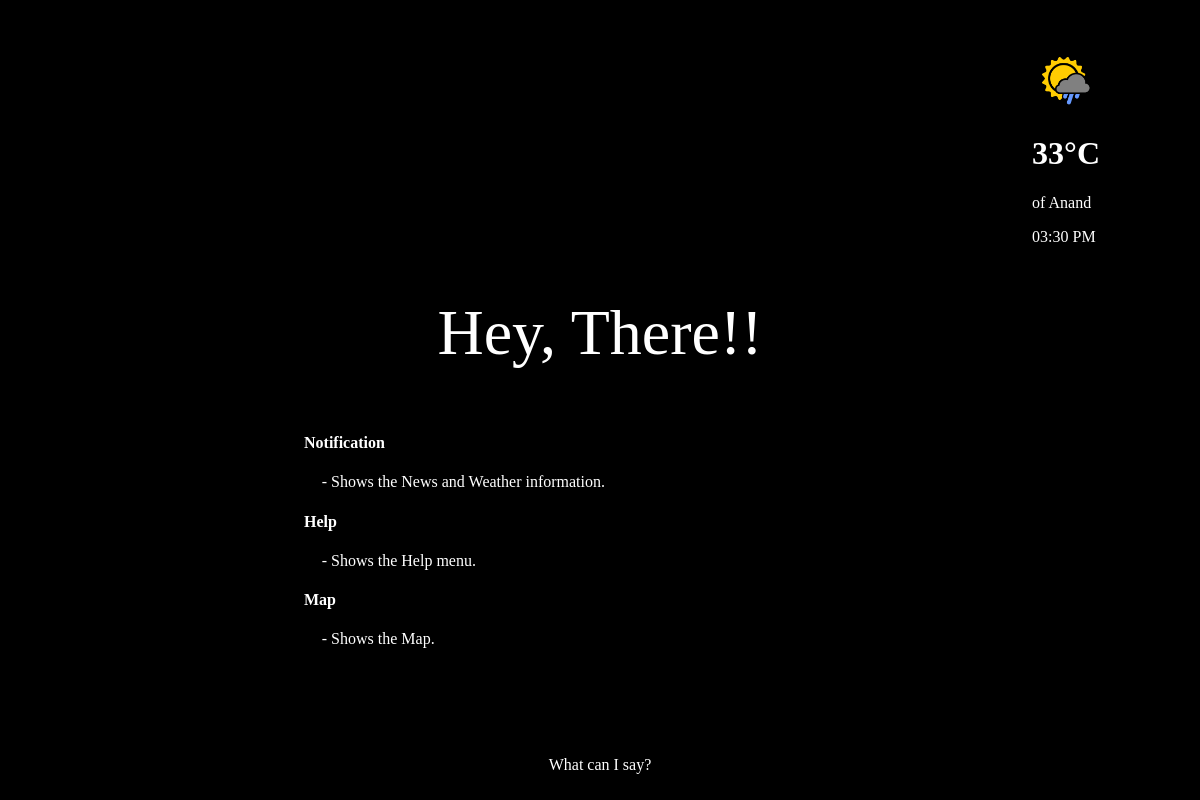
The app's page /help/, older data.
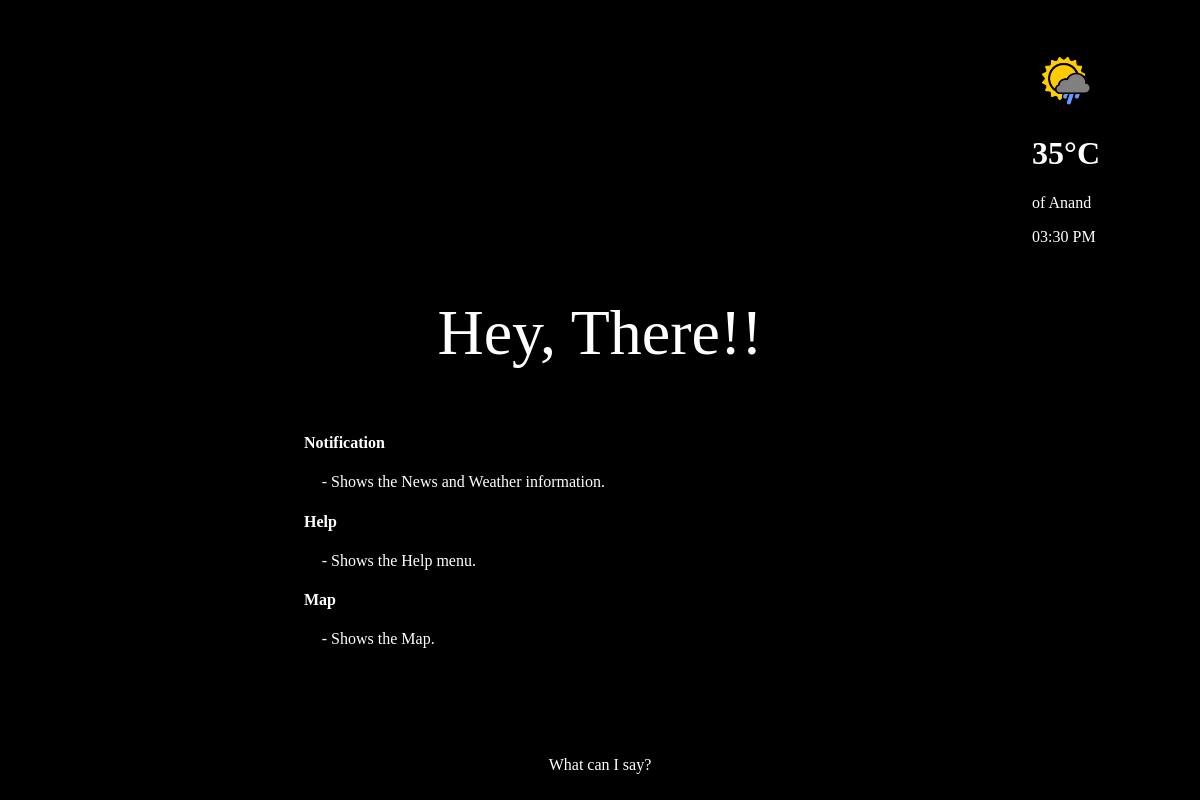
The same page, newer data.
### Data/models.py (models this page shows, shortened)
class Weather(models.Model):
    city = models.CharField(max_length=100)
    temp = models.CharField(max_length=5)
    date = models.DateTimeField(auto_now_add=True)
    class Meta:
        ordering = ['-date']

### Data/views.py (the view)
# urls.py: url(r'^help/', views.help, name='help'),
def help(request):
    slug = {
        'weather': Weather.objects.all().order_by('-date')[:1],
    }
    return render(request, 'help.html', slug)

### Data/templates/help.html (shortened to what this page needs)
{% extends 'base.html' %}
{% block body %}
    <div class="msg greet">
        <p>Hey, There!!</p>
    </div>
    <div style="margin-left: 25%; margin-top: 5%" id="help">
        <h4>Notification</h4>
        <p style="margin-left: 2%;">- Shows the News and Weather information.</p>
        <h4>Help</h4>
        <p style="margin-left: 2%;">- Shows the Help menu.</p>
        <h4>Map</h4>
        <p style="margin-left: 2%;">- Shows the Map.</p>
    </div>
{% endblock %}

### Data/templates/base.html (shortened to what this page needs)
<!DOCTYPE html>
<html>
<head>
	{% load staticfiles %}
    <link rel="stylesheet" href="{% static 'css/generic.css' %}">
</head>
<body onload="clock()">
    <div style="position: absolute; right: 100px; top: 50px;">
        {% block img %}
                <img src="{% static 'icon/weather-ico.png' %}" width="64px" height="64px" align="center">
        {% endblock %}
        {% for info in weather %}
            <h1>{{ info.temp }}C</h1>
            <p>of {{ info.city }}</p>
        {% endfor %}
        <p id="time"></p>
    </div>
    {% block body%}{% endblock %}
    <div class="msg help">
        <p>What can I say?</p>
    </div>
</body>
</html>

Row changes from the older to the newer data that the page shows:
no longer on this page (row unchanged): Weather: temp "33°", city "Anand"
added Weather: temp "35°", city "Anand"
